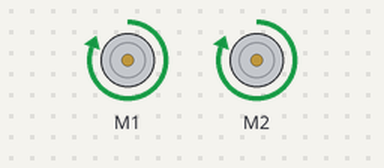
This sketch was run on a simulated Arduino Uno, built with avr-gcc and run on an emulated ATmega328P. Shown: 2 × DC motor (green arrow = forward, orange = backward, longer = faster).

Above: at 1.5 s.
At 3.4 s:
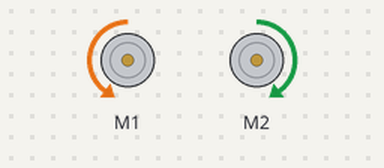
At 5.4 s:
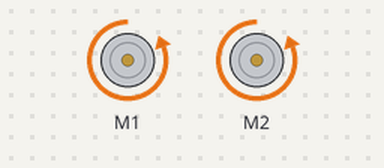
At 7.4 s:
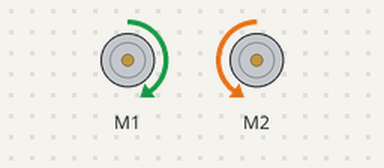
Timing chart, 0 to 10.3 s (numbered marks = the images above):
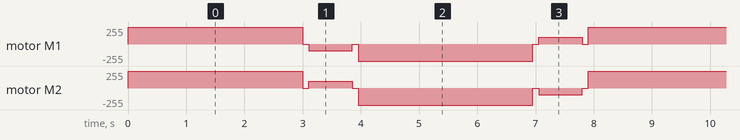

The sketch:

motor-lib-use.ino
```cpp
#include "AFMotor.h"

AF_DCMotor motor1(1);
AF_DCMotor motor2(2);

void forward(void);
void backward(void);
void setSpeed(int spd);
void left(void);
void right(void);
void release(void);

/*
setSpeed(<speed>); -> set speed of the motor, takes values between 0-255
run(<dir>); starts the motor takes three parameters
  - FORWARD: makes motor run forward
  - BACKWARD: makes motor run reverse
  - RELEASE: stop the motor motion
*/


void setup() {

}

void loop() {


  forward();
  delay(3000);
  release();

  left();
  delay(750);
  release();

  backward();
  delay(3000);
  release();

  right();
  delay(750);
  release();
}

void forward(void){
  setSpeed(255);

  motor1.run(FORWARD);
  motor2.run(FORWARD);
}

void backward(void){
  setSpeed(255);

  motor1.run(BACKWARD);
  motor2.run(BACKWARD);
}

void left(void){
  setSpeed(100);

  motor1.run(BACKWARD);
  motor2.run(FORWARD);
}

void right(void){
  setSpeed(100);

  motor1.run(FORWARD);
  motor2.run(BACKWARD);
}

void release(void){
  motor1.run(RELEASE);
  motor2.run(RELEASE);
  delay(100);
}

void setSpeed(int spd){
  motor1.setSpeed(spd);
  motor2.setSpeed(spd);
}
```

Measured:
- by itself, motor M1: repeats every 7.9 s: stopped 0.10 s, backward 100/255 0.75 s, stopped 0.10 s, backward 255/255 3.0 s, stopped 0.10 s, forward 100/255 0.75 s, stopped 0.10 s, forward 255/255 3.0 s
- by itself, motor M2: repeats every 7.9 s: stopped 0.10 s, forward 100/255 0.75 s, stopped 0.10 s, backward 255/255 3.0 s, stopped 0.10 s, backward 100/255 0.75 s, stopped 0.10 s, forward 255/255 3.0 s
